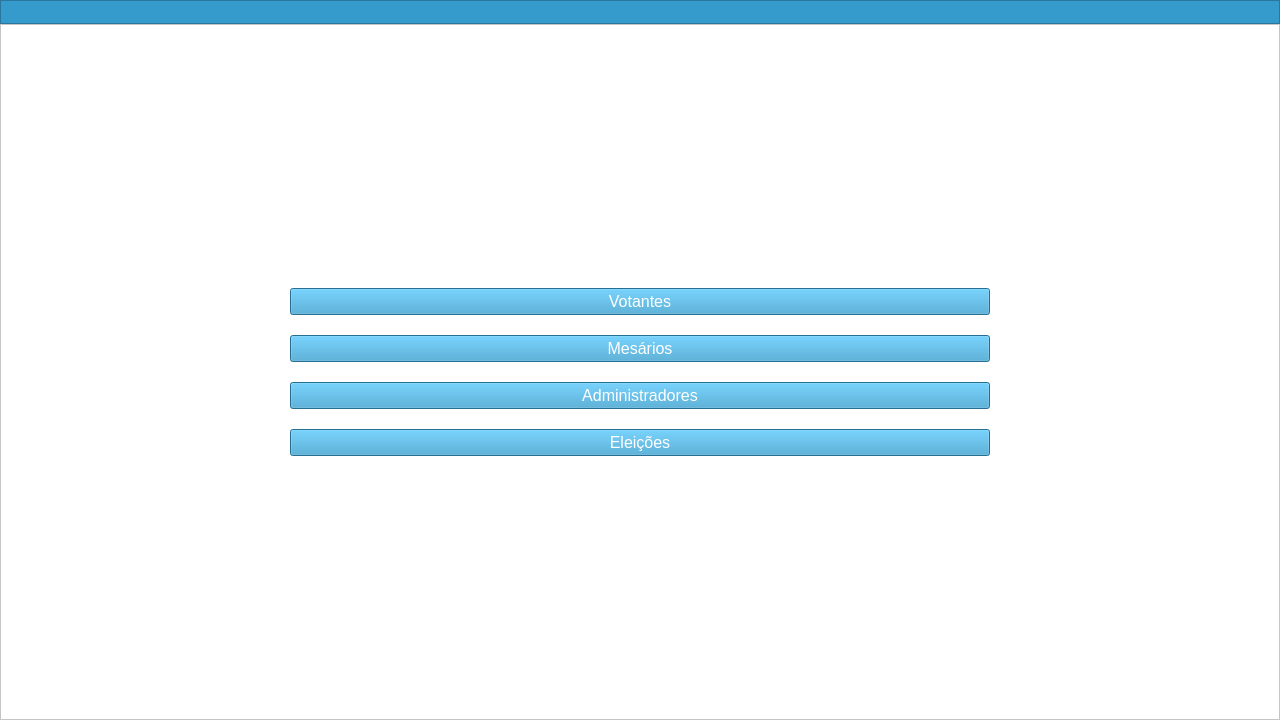
<?xml version="1.0" encoding="UTF-8"?>
<ui version="4.0">
 <class>MainWindow</class>
 <widget class="QMainWindow" name="MainWindow">
  <property name="windowModality">
   <enum>Qt::WindowModal</enum>
  </property>
  <property name="geometry">
   <rect>
    <x>0</x>
    <y>0</y>
    <width>1280</width>
    <height>720</height>
   </rect>
  </property>
  <property name="windowTitle">
   <string>Menu</string>
  </property>
  <property name="windowIcon">
   <iconset>
    <normaloff>icons/logo_50.png</normaloff>icons/logo_50.png</iconset>
  </property>
  <property name="styleSheet">
   <string notr="true">background-color: rgb(255, 255, 255);</string>
  </property>
  <property name="tabShape">
   <enum>QTabWidget::Rounded</enum>
  </property>
  <widget class="QWidget" name="centralwidget">
   <layout class="QVBoxLayout" name="verticalLayout">
    <property name="spacing">
     <number>0</number>
    </property>
    <property name="leftMargin">
     <number>0</number>
    </property>
    <property name="topMargin">
     <number>0</number>
    </property>
    <property name="rightMargin">
     <number>0</number>
    </property>
    <property name="bottomMargin">
     <number>0</number>
    </property>
    <item>
     <widget class="QFrame" name="frame_menu">
      <property name="sizePolicy">
       <sizepolicy hsizetype="Maximum" vsizetype="Maximum">
        <horstretch>0</horstretch>
        <verstretch>0</verstretch>
       </sizepolicy>
      </property>
      <property name="maximumSize">
       <size>
        <width>16777214</width>
        <height>16777214</height>
       </size>
      </property>
      <property name="styleSheet">
       <string notr="true">background-color: rgb(53, 154, 204);</string>
      </property>
      <property name="frameShape">
       <enum>QFrame::StyledPanel</enum>
      </property>
      <property name="frameShadow">
       <enum>QFrame::Raised</enum>
      </property>
      <layout class="QHBoxLayout" name="horizontalLayout">
       <property name="spacing">
        <number>0</number>
       </property>
       <property name="leftMargin">
        <number>1</number>
       </property>
       <property name="topMargin">
        <number>0</number>
       </property>
       <property name="rightMargin">
        <number>0</number>
       </property>
       <property name="bottomMargin">
        <number>0</number>
       </property>
       <item alignment="Qt::AlignLeft">
        <widget class="QPushButton" name="pushButton_menu_main">
         <property name="text">
          <string/>
         </property>
         <property name="icon">
          <iconset>
           <normaloff>icons/logo_50.png</normaloff>icons/logo_50.png</iconset>
         </property>
         <property name="iconSize">
          <size>
           <width>24</width>
           <height>24</height>
          </size>
         </property>
         <property name="flat">
          <bool>true</bool>
         </property>
        </widget>
       </item>
       <item>
        <spacer name="horizontalSpacer">
         <property name="orientation">
          <enum>Qt::Horizontal</enum>
         </property>
         <property name="sizeHint" stdset="0">
          <size>
           <width>40</width>
           <height>20</height>
          </size>
         </property>
        </spacer>
       </item>
       <item>
        <widget class="QPushButton" name="pushButton_menu_exit">
         <property name="text">
          <string/>
         </property>
         <property name="icon">
          <iconset>
           <normaloff>icons/logout.png</normaloff>icons/logout.png</iconset>
         </property>
         <property name="iconSize">
          <size>
           <width>24</width>
           <height>24</height>
          </size>
         </property>
         <property name="flat">
          <bool>true</bool>
         </property>
        </widget>
       </item>
      </layout>
     </widget>
    </item>
    <item>
     <widget class="QFrame" name="frame_main">
      <property name="sizePolicy">
       <sizepolicy hsizetype="Preferred" vsizetype="Preferred">
        <horstretch>0</horstretch>
        <verstretch>1</verstretch>
       </sizepolicy>
      </property>
      <property name="frameShape">
       <enum>QFrame::StyledPanel</enum>
      </property>
      <property name="frameShadow">
       <enum>QFrame::Raised</enum>
      </property>
      <layout class="QGridLayout" name="gridLayout">
       <property name="leftMargin">
        <number>0</number>
       </property>
       <property name="topMargin">
        <number>0</number>
       </property>
       <property name="rightMargin">
        <number>0</number>
       </property>
       <property name="bottomMargin">
        <number>0</number>
       </property>
       <property name="horizontalSpacing">
        <number>0</number>
       </property>
       <property name="verticalSpacing">
        <number>20</number>
       </property>
       <item row="0" column="0">
        <spacer name="verticalSpacer">
         <property name="orientation">
          <enum>Qt::Vertical</enum>
         </property>
         <property name="sizeHint" stdset="0">
          <size>
           <width>20</width>
           <height>40</height>
          </size>
         </property>
        </spacer>
       </item>
       <item row="3" column="0">
        <widget class="QPushButton" name="pushButton_admin">
         <property name="sizePolicy">
          <sizepolicy hsizetype="Minimum" vsizetype="Fixed">
           <horstretch>0</horstretch>
           <verstretch>0</verstretch>
          </sizepolicy>
         </property>
         <property name="maximumSize">
          <size>
           <width>700</width>
           <height>43</height>
          </size>
         </property>
         <property name="font">
          <font>
           <pointsize>12</pointsize>
          </font>
         </property>
         <property name="autoFillBackground">
          <bool>false</bool>
         </property>
         <property name="styleSheet">
          <string notr="true">background-color: rgb(53, 154, 204);
color: rgb(255, 255, 255);</string>
         </property>
         <property name="text">
          <string>Administradores</string>
         </property>
         <property name="icon">
          <iconset>
           <normaloff>icons/account-tie.png</normaloff>icons/account-tie.png</iconset>
         </property>
         <property name="iconSize">
          <size>
           <width>30</width>
           <height>30</height>
          </size>
         </property>
        </widget>
       </item>
       <item row="4" column="0">
        <widget class="QPushButton" name="pushButton_eleicao">
         <property name="sizePolicy">
          <sizepolicy hsizetype="Minimum" vsizetype="Fixed">
           <horstretch>0</horstretch>
           <verstretch>0</verstretch>
          </sizepolicy>
         </property>
         <property name="maximumSize">
          <size>
           <width>700</width>
           <height>43</height>
          </size>
         </property>
         <property name="font">
          <font>
           <pointsize>12</pointsize>
          </font>
         </property>
         <property name="autoFillBackground">
          <bool>false</bool>
         </property>
         <property name="styleSheet">
          <string notr="true">background-color: rgb(53, 154, 204);
color: rgb(255, 255, 255);</string>
         </property>
         <property name="text">
          <string>Eleições</string>
         </property>
         <property name="icon">
          <iconset>
           <normaloff>icons/ballot.png</normaloff>icons/ballot.png</iconset>
         </property>
         <property name="iconSize">
          <size>
           <width>30</width>
           <height>30</height>
          </size>
         </property>
        </widget>
       </item>
       <item row="1" column="0">
        <widget class="QPushButton" name="pushButton_votantes">
         <property name="sizePolicy">
          <sizepolicy hsizetype="Minimum" vsizetype="Fixed">
           <horstretch>0</horstretch>
           <verstretch>0</verstretch>
          </sizepolicy>
         </property>
         <property name="maximumSize">
          <size>
           <width>700</width>
           <height>43</height>
          </size>
         </property>
         <property name="font">
          <font>
           <pointsize>12</pointsize>
          </font>
         </property>
         <property name="autoFillBackground">
          <bool>false</bool>
         </property>
         <property name="styleSheet">
          <string notr="true">background-color: rgb(53, 154, 204);
color: rgb(255, 255, 255);</string>
         </property>
         <property name="text">
          <string>Votantes</string>
         </property>
         <property name="icon">
          <iconset>
           <normaloff>icons/account-group.png</normaloff>icons/account-group.png</iconset>
         </property>
         <property name="iconSize">
          <size>
           <width>30</width>
           <height>30</height>
          </size>
         </property>
        </widget>
       </item>
       <item row="2" column="0">
        <widget class="QPushButton" name="pushButton_mesarios">
         <property name="sizePolicy">
          <sizepolicy hsizetype="Minimum" vsizetype="Fixed">
           <horstretch>0</horstretch>
           <verstretch>0</verstretch>
          </sizepolicy>
         </property>
         <property name="maximumSize">
          <size>
           <width>700</width>
           <height>43</height>
          </size>
         </property>
         <property name="font">
          <font>
           <pointsize>12</pointsize>
          </font>
         </property>
         <property name="autoFillBackground">
          <bool>false</bool>
         </property>
         <property name="styleSheet">
          <string notr="true">background-color: rgb(53, 154, 204);
color: rgb(255, 255, 255);</string>
         </property>
         <property name="text">
          <string>Mesários</string>
         </property>
         <property name="icon">
          <iconset>
           <normaloff>icons/account-supervisor.png</normaloff>icons/account-supervisor.png</iconset>
         </property>
         <property name="iconSize">
          <size>
           <width>30</width>
           <height>30</height>
          </size>
         </property>
        </widget>
       </item>
       <item row="5" column="0">
        <spacer name="verticalSpacer_2">
         <property name="orientation">
          <enum>Qt::Vertical</enum>
         </property>
         <property name="sizeHint" stdset="0">
          <size>
           <width>20</width>
           <height>40</height>
          </size>
         </property>
        </spacer>
       </item>
      </layout>
     </widget>
    </item>
   </layout>
  </widget>
 </widget>
 <resources/>
 <connections/>
</ui>
